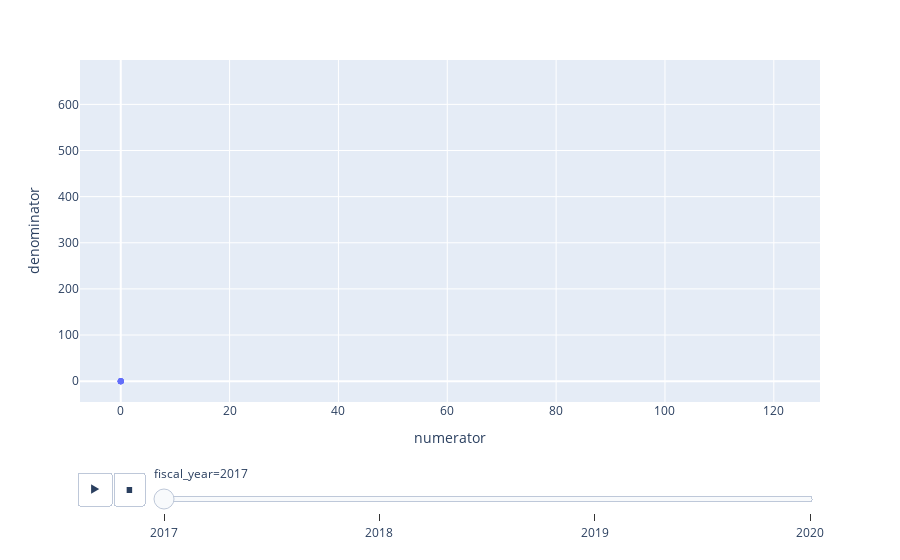

The cell this chart's notebook holds for it:
### Code cell
fig= px.scatter(df, x='numerator', y='denominator', animation_frame='fiscal_year', animation_group='demographic_category', hover_name='demographic_category',hover_data=['specific_demographic','rate'])
fig.show()

### Figure 1 — Plotly figure (JSON) as saved in the notebook; plotly's stock layout.template omitted (floating-point values rounded to 4 significant figures; data arrays with more than 128 entries replaced by an {"elided": "..."} marker saying what was removed)
{"data": [{"customdata": {"elided": "130x2 mixed values"}, "hovertemplate": "<b>%{hovertext}</b><br><br>fiscal_year=2017<br>numerator=%{x}<br>denominator=%{y}<br>specific_demographic=%{customdata[0]}<br>rate=%{customdata[1]}<extra></extra>", "hovertext": {"elided": "130 str values"}, "ids": {"elided": "130 str values"}, "legendgroup": "", "marker": {"color": "#636efa", "symbol": "circle"}, "mode": "markers", "name": "", "orientation": "v", "showlegend": false, "type": "scatter", "x": {"elided": "130 int values"}, "xaxis": "x", "y": {"elided": "130 int values"}, "yaxis": "y"}], "layout": {"legend": {"tracegroupgap": 0}, "margin": {"t": 60}, "sliders": [{"active": 0, "currentvalue": {"prefix": "fiscal_year="}, "len": 0.9, "pad": {"b": 10, "t": 60}, "steps": [{"args": [["2017"], {"frame": {"duration": 0, "redraw": false}, "fromcurrent": true, "mode": "immediate", "transition": {"duration": 0, "easing": "linear"}}], "label": "2017", "method": "animate"}, {"args": [["2018"], {"frame": {"duration": 0, "redraw": false}, "fromcurrent": true, "mode": "immediate", "transition": {"duration": 0, "easing": "linear"}}], "label": "2018", "method": "animate"}, {"args": [["2019"], {"frame": {"duration": 0, "redraw": false}, "fromcurrent": true, "mode": "immediate", "transition": {"duration": 0, "easing": "linear"}}], "label": "2019", "method": "animate"}, {"args": [["2020"], {"frame": {"duration": 0, "redraw": false}, "fromcurrent": true, "mode": "immediate", "transition": {"duration": 0, "easing": "linear"}}], "label": "2020", "method": "animate"}], "x": 0.1, "xanchor": "left", "y": 0, "yanchor": "top"}], "updatemenus": [{"buttons": [{"args": [null, {"frame": {"duration": 500, "redraw": false}, "fromcurrent": true, "mode": "immediate", "transition": {"duration": 500, "easing": "linear"}}], "label": "&#9654;", "method": "animate"}, {"args": [[null], {"frame": {"duration": 0, "redraw": false}, "fromcurrent": true, "mode": "immediate", "transition": {"duration": 0, "easing": "linear"}}], "label": "&#9724;", "method": "animate"}], "direction": "left", "pad": {"r": 10, "t": 70}, "showactive": false, "type": "buttons", "x": 0.1, "xanchor": "right", "y": 0, "yanchor": "top"}], "xaxis": {"anchor": "y", "domain": [0, 1], "title": {"text": "numerator"}}, "yaxis": {"anchor": "x", "domain": [0, 1], "title": {"text": "denominator"}}}}
